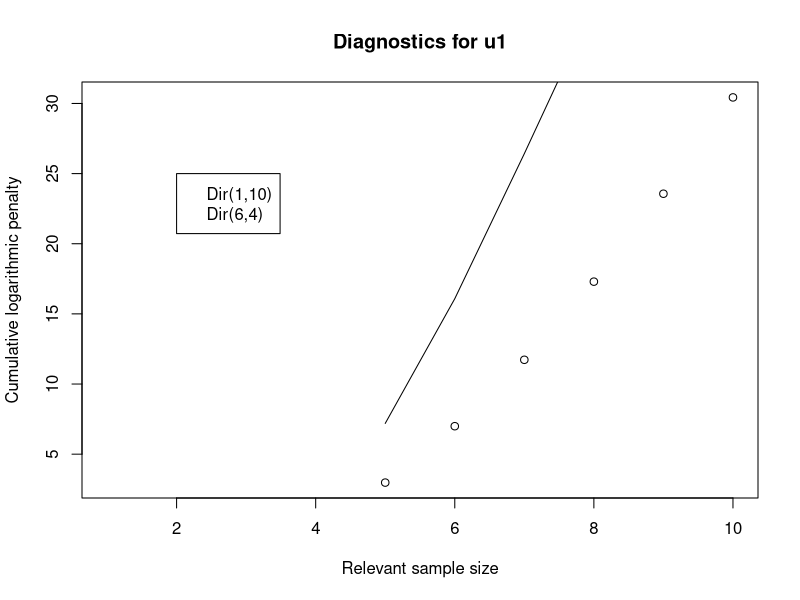

Recreate this plot in R.
library(dplyr);library(ggplot2)
setwd("/home/rachel/Documents/diagnostics/")
df<-read.csv(file = "CHDS.latentexample1.csv")

 df %>%
   group_by(Social, Economic, Events, Admission) %>%
   tally() -> counts #counts for all pathways in the CEG
 
write.csv(counts,'counts.csv')

get.zhed <- function(prior,n=50) {#dataframes should also be added for the counts
  #add checks to make sure that prior has same number of items as counts in dataframe
  Zm <- rep(NA, n)
  Sm <- rep(NA, n)
  Em <- rep(NA, n)
  Vm <- rep(NA, n)
  p <- rep(NA, n)
  for (i in 5:n){
    df_cut <- df[1:i,]
    df_cut %>%
      group_by(Social) %>%
      tally() -> u1 #stage1
    counts = u1$n 
    p[i] = sum(gamma(prior))*prod(gamma(prior+counts))/(prod(gamma(prior)) * gamma(sum(prior)+sum(counts)))#prob of observing the sequence
    #p[i] = sum(gamma(prior))* gamma(prior+counts)/(prod(gamma(prior)) * gamma(sum(prior)+sum(counts)))#prob of observing each iteration
    #compute the z statistics
   Sm[i]=-log(p[i])
   Em[i]=-p[i]*log(p[i])
   Vm[i]=p[i]*(log(p[i])^2) - (Em[i])^2
   Zm[i]=sum(na.omit(Sm)) - sum(na.omit(Em)) / sqrt(sum(na.omit(Vm)))
  }
  return(list(Sm,Zm))
}

mod1 <- get.zhed(prior=c(10,1),n=10)
mod2 <- get.zhed(prior=c(.5,.5),n=10)

plot(mod2[[2]],xlab='Relevant sample size', ylab = 'Cumulative logarithmic penalty')
lines(mod1[[2]])
legend(2,25,c("Dir(1,10)", "Dir(6,4)"))
title("Diagnostics for u1")

